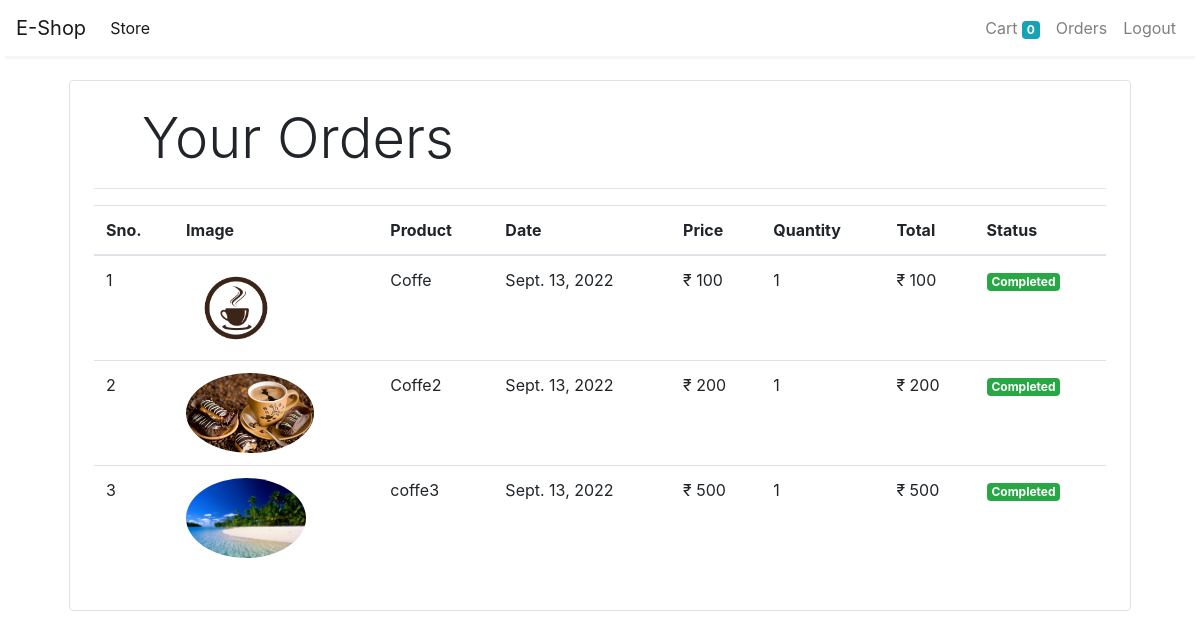
The page /orders (signed in) on the database its author committed.
### store/models.py (models this page shows, shortened)
class Order(models.Model):
    product = models.ForeignKey(Product,
                                on_delete=models.CASCADE)
    customer = models.ForeignKey(Customer,
                                 on_delete=models.CASCADE)
    quantity = models.IntegerField(default=1)
    price = models.IntegerField()
    address = models.CharField(max_length=50, default='', blank=True)
    phone = models.CharField(max_length=50, default='', blank=True)
    date = models.DateField(default=datetime.datetime.today)
    status = models.BooleanField(default=False)
    @staticmethod
    def get_orders_by_customer(customer_id):
        return Order.objects.filter(customer=customer_id).order_by('-date')

class Product(models.Model):
    name = models.CharField(max_length=50)
    price = models.IntegerField(default=0)
    category = models.ForeignKey(Category, on_delete=models.CASCADE, default=1)
    description = models.CharField(max_length=200, default='' , null=True , blank=True)
    image = models.ImageField(upload_to='uploads/products/')

### store/middlewares/auth.py (the view)
    def middleware(request):
        print(request.session.get('customer'))
        returnUrl = request.META['PATH_INFO']
        print(request.META['PATH_INFO'])
        if not request.session.get('customer'):
           return redirect(f'login?return_url={returnUrl}')
        response = get_response(request)
        return response

### store/templatetags/custom_filter.py (called while the page is built)
@register.filter(name='currency')
def currency(number):
    return "₹ "+str(number)

@register.filter(name='multiply')
def multiply(number , number1):
    return number * number1

### store/views.py (called while the page is built)
    def get(self , request ):
        customer = request.session.get('customer')
        orders = Order.get_orders_by_customer(customer)
        print(orders)
        return render(request , 'orders.html'  , {'orders' : orders})

### templates/orders.html
{% extends 'base.html' %}
{% block content %}
{% load cart %}
{% load custom_filter %}
<div class="container">
    <div class="border rounded p-4 m-4">
         <p class="display-4 pl-4 ml-4">Your Orders</p>
         <hr>
         <table class="table">
             <thead>
                 <tr>
                     <th>Sno.</th>
                     <th>Image</th>
                     <th>Product</th>
                     <th>Date</th>
                     <th>Price</th>
                     <th>Quantity</th>
                     <th>Total</th>
                     <th>Status</th>
                 </tr>
             </thead>
             <tbody>
                {% for order in orders %}
                <tr>
                    <td>{{forloop.counter}}</td>
                    <td><img style="height: 80px;" class="rounded-circle" src="{{order.product.image.url}}" alt=""></td>
                    <td>{{order.product.name}}</td>
                    <td>{{order.date}}</td>
                    <td>{{order.price|currency}}</td>
                    <td>{{order.quantity}}</td>
                    <td>{{order.quantity|multiply:order.price|currency}}</td>
                    {% if order.status %}
                    <td><small class="badge badge-success">Completed</small></td>
                    {%else%}
                    <td><small class="badge badge-warning">Pending</small></td>
                    {% endif %}
                </tr>
                {% endfor %}
            </tbody>
        </table>
   </div>
</div>
{% endblock %}

### rows shown on the page
Order: product.image (picture), product.name "Coffe", date "Sept. 13, 2022", price "₹ 100", quantity "1", quantity|multiply "₹ 100", status "Completed"
Order: product.image (picture), product.name "Coffe2", date "Sept. 13, 2022", price "₹ 200", quantity "1", quantity|multiply "₹ 200", status "Completed"
Order: product.image (picture), product.name "coffe3", date "Sept. 13, 2022", price "₹ 500", quantity "1", quantity|multiply "₹ 500", status "Completed"

### other values the page prints
{{ request.session.cart.keys|length }} "0"
